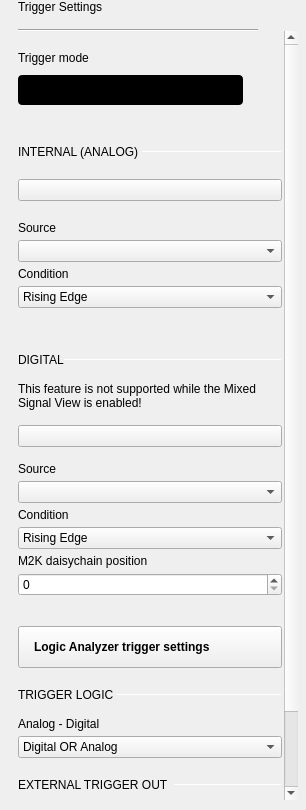
<?xml version="1.0" encoding="UTF-8"?>
<ui version="4.0">
 <class>TriggerSettings</class>
 <widget class="QWidget" name="TriggerSettings">
  <property name="geometry">
   <rect>
    <x>0</x>
    <y>0</y>
    <width>306</width>
    <height>810</height>
   </rect>
  </property>
  <property name="sizePolicy">
   <sizepolicy hsizetype="Minimum" vsizetype="Fixed">
    <horstretch>0</horstretch>
    <verstretch>0</verstretch>
   </sizepolicy>
  </property>
  <property name="minimumSize">
   <size>
    <width>0</width>
    <height>0</height>
   </size>
  </property>
  <property name="maximumSize">
   <size>
    <width>306</width>
    <height>16777215</height>
   </size>
  </property>
  <property name="windowTitle">
   <string>Form</string>
  </property>
  <layout class="QVBoxLayout" name="verticalLayout">
   <property name="spacing">
    <number>0</number>
   </property>
   <property name="leftMargin">
    <number>18</number>
   </property>
   <property name="topMargin">
    <number>0</number>
   </property>
   <property name="rightMargin">
    <number>8</number>
   </property>
   <property name="bottomMargin">
    <number>0</number>
   </property>
   <item>
    <widget class="QLabel" name="label_title">
     <property name="text">
      <string>Trigger Settings</string>
     </property>
     <property name="general_settings_label" stdset="0">
      <bool>true</bool>
     </property>
    </widget>
   </item>
   <item>
    <spacer name="verticalSpacer_2">
     <property name="orientation">
      <enum>Qt::Vertical</enum>
     </property>
     <property name="sizeType">
      <enum>QSizePolicy::Fixed</enum>
     </property>
     <property name="sizeHint" stdset="0">
      <size>
       <width>0</width>
       <height>15</height>
      </size>
     </property>
    </spacer>
   </item>
   <item>
    <widget class="Line" name="line_under_title">
     <property name="minimumSize">
      <size>
       <width>240</width>
       <height>2</height>
      </size>
     </property>
     <property name="maximumSize">
      <size>
       <width>240</width>
       <height>2</height>
      </size>
     </property>
     <property name="orientation">
      <enum>Qt::Horizontal</enum>
     </property>
     <property name="blue_line" stdset="0">
      <bool>true</bool>
     </property>
    </widget>
   </item>
   <item>
    <widget class="QScrollArea" name="scrollArea">
     <property name="frameShape">
      <enum>QFrame::NoFrame</enum>
     </property>
     <property name="horizontalScrollBarPolicy">
      <enum>Qt::ScrollBarAlwaysOff</enum>
     </property>
     <property name="widgetResizable">
      <bool>true</bool>
     </property>
     <widget class="QWidget" name="scrollAreaWidgetContents">
      <property name="geometry">
       <rect>
        <x>0</x>
        <y>0</y>
        <width>266</width>
        <height>958</height>
       </rect>
      </property>
      <layout class="QVBoxLayout" name="verticalLayout_4">
       <property name="spacing">
        <number>20</number>
       </property>
       <property name="leftMargin">
        <number>0</number>
       </property>
       <property name="topMargin">
        <number>0</number>
       </property>
       <property name="rightMargin">
        <number>2</number>
       </property>
       <property name="bottomMargin">
        <number>0</number>
       </property>
       <item>
        <layout class="QVBoxLayout" name="verticalLayout_11">
         <property name="spacing">
          <number>10</number>
         </property>
         <property name="topMargin">
          <number>20</number>
         </property>
         <property name="bottomMargin">
          <number>10</number>
         </property>
         <item>
          <widget class="QLabel" name="label">
           <property name="text">
            <string>Trigger mode</string>
           </property>
          </widget>
         </item>
         <item>
          <layout class="QHBoxLayout" name="horizontalLayout">
           <property name="spacing">
            <number>20</number>
           </property>
           <property name="bottomMargin">
            <number>10</number>
           </property>
           <item>
            <widget class="adiscope::CustomSwitch" name="btnTrigger">
             <property name="styleSheet">
              <string notr="true">QPushButton {
min-height: 30px;
max-height: 30px;
min-width: 225px;
max-width: 225px;
background-color: black;
border-radius: 4px;
}

QPushButton:disabled {
background-color: qlineargradient(spread:pad, x1:0.5, y1:0, x2:0.501, y2:0, stop:0 #727273, stop:1 #141416);
}

QWidget#handle {
min-height: 30px;
max-height: 30px;
min-width: 115px;
max-width: 115px;
background-color: #4a64ff;
border-radius: 2px;
}

QWidget#handle:disabled {
background-color: #aaaaaa;
}

QLabel {
margin-top: 6px;
background-color: transparent;
line-height: 19px;
}

QLabel#on {
margin-top: 0px;
min-height:30px;
max-height:30px;
min-width:112px;
max-width:112px;
qproperty-alignment: AlignCenter AlignCenter;
margin-left: 0px;
color: white;
}

QLabel#on:disabled {
color: rgba(255,255,255,102);
}

QLabel#off {
margin-top: 0px;
min-height:30px;
max-height:30px;
min-width:113px;
max-width:113px;
margin-left: 112px;
color: white;
qproperty-alignment: AlignCenter AlignCenter;
}

QLabel#off:disabled {
color: rgba(255,255,255,51);
}
</string>
             </property>
             <property name="text">
              <string/>
             </property>
             <property name="leftText" stdset="0">
              <string>auto</string>
             </property>
             <property name="rightText" stdset="0">
              <string>normal</string>
             </property>
             <property name="duration_ms" stdset="0">
              <number>0</number>
             </property>
             <property name="polarity" stdset="0">
              <bool>true</bool>
             </property>
            </widget>
           </item>
           <item>
            <spacer name="horizontalSpacer">
             <property name="orientation">
              <enum>Qt::Horizontal</enum>
             </property>
             <property name="sizeHint" stdset="0">
              <size>
               <width>0</width>
               <height>0</height>
              </size>
             </property>
            </spacer>
           </item>
          </layout>
         </item>
        </layout>
       </item>
       <item>
        <layout class="QVBoxLayout" name="verticalLayout_6">
         <property name="spacing">
          <number>20</number>
         </property>
         <property name="topMargin">
          <number>0</number>
         </property>
         <property name="bottomMargin">
          <number>15</number>
         </property>
         <item>
          <layout class="QHBoxLayout" name="horizontalLayout_4">
           <property name="spacing">
            <number>0</number>
           </property>
           <property name="topMargin">
            <number>0</number>
           </property>
           <property name="bottomMargin">
            <number>0</number>
           </property>
           <item>
            <widget class="QLabel" name="label_2">
             <property name="sizePolicy">
              <sizepolicy hsizetype="Fixed" vsizetype="Fixed">
               <horstretch>0</horstretch>
               <verstretch>0</verstretch>
              </sizepolicy>
             </property>
             <property name="styleSheet">
              <string notr="true"/>
             </property>
             <property name="text">
              <string>INTERNAL (ANALOG) </string>
             </property>
             <property name="subsection_label" stdset="0">
              <bool>true</bool>
             </property>
            </widget>
           </item>
           <item>
            <widget class="Line" name="line">
             <property name="minimumSize">
              <size>
               <width>0</width>
               <height>1</height>
              </size>
             </property>
             <property name="maximumSize">
              <size>
               <width>16777215</width>
               <height>1</height>
              </size>
             </property>
             <property name="styleSheet">
              <string notr="true"/>
             </property>
             <property name="orientation">
              <enum>Qt::Horizontal</enum>
             </property>
             <property name="subsection_line" stdset="0">
              <bool>true</bool>
             </property>
            </widget>
           </item>
          </layout>
         </item>
         <item>
          <widget class="adiscope::CustomSwitch" name="intern_en">
           <property name="text">
            <string/>
           </property>
           <property name="checkable">
            <bool>true</bool>
           </property>
          </widget>
         </item>
         <item>
          <widget class="QWidget" name="analog_controls" native="true">
           <layout class="QVBoxLayout" name="verticalLayout_2">
            <property name="spacing">
             <number>10</number>
            </property>
            <property name="leftMargin">
             <number>0</number>
            </property>
            <property name="topMargin">
             <number>0</number>
            </property>
            <property name="rightMargin">
             <number>0</number>
            </property>
            <property name="bottomMargin">
             <number>0</number>
            </property>
            <item>
             <layout class="QVBoxLayout" name="verticalLayout_9">
              <property name="spacing">
               <number>5</number>
              </property>
              <property name="topMargin">
               <number>0</number>
              </property>
              <item>
               <layout class="QGridLayout" name="gridLayout">
                <property name="topMargin">
                 <number>0</number>
                </property>
                <property name="horizontalSpacing">
                 <number>3</number>
                </property>
                <item row="0" column="0">
                 <widget class="QLabel" name="lbl_source">
                  <property name="sizePolicy">
                   <sizepolicy hsizetype="Minimum" vsizetype="Fixed">
                    <horstretch>0</horstretch>
                    <verstretch>0</verstretch>
                   </sizepolicy>
                  </property>
                  <property name="text">
                   <string>Source</string>
                  </property>
                 </widget>
                </item>
                <item row="1" column="0">
                 <widget class="QComboBox" name="cmb_source">
                  <property name="sizePolicy">
                   <sizepolicy hsizetype="Minimum" vsizetype="Fixed">
                    <horstretch>0</horstretch>
                    <verstretch>0</verstretch>
                   </sizepolicy>
                  </property>
                  <property name="currentIndex">
                   <number>-1</number>
                  </property>
                 </widget>
                </item>
               </layout>
              </item>
              <item>
               <widget class="QLabel" name="lbl_condition">
                <property name="sizePolicy">
                 <sizepolicy hsizetype="Minimum" vsizetype="Fixed">
                  <horstretch>0</horstretch>
                  <verstretch>0</verstretch>
                 </sizepolicy>
                </property>
                <property name="text">
                 <string>Condition</string>
                </property>
               </widget>
              </item>
              <item>
               <widget class="QComboBox" name="cmb_condition">
                <property name="sizePolicy">
                 <sizepolicy hsizetype="Minimum" vsizetype="Fixed">
                  <horstretch>0</horstretch>
                  <verstretch>0</verstretch>
                 </sizepolicy>
                </property>
                <property name="currentIndex">
                 <number>0</number>
                </property>
                <item>
                 <property name="text">
                  <string>Rising Edge</string>
                 </property>
                </item>
                <item>
                 <property name="text">
                  <string>Falling Edge</string>
                 </property>
                </item>
                <item>
                 <property name="text">
                  <string>Low</string>
                 </property>
                </item>
                <item>
                 <property name="text">
                  <string>High</string>
                 </property>
                </item>
               </widget>
              </item>
             </layout>
            </item>
            <item>
             <spacer name="verticalSpacer_4">
              <property name="orientation">
               <enum>Qt::Vertical</enum>
              </property>
              <property name="sizeType">
               <enum>QSizePolicy::Fixed</enum>
              </property>
              <property name="sizeHint" stdset="0">
               <size>
                <width>0</width>
                <height>10</height>
               </size>
              </property>
             </spacer>
            </item>
            <item>
             <layout class="QVBoxLayout" name="controlsLayout">
              <property name="spacing">
               <number>5</number>
              </property>
             </layout>
            </item>
           </layout>
          </widget>
         </item>
        </layout>
       </item>
       <item>
        <layout class="QVBoxLayout" name="verticalLayout_8">
         <property name="spacing">
          <number>15</number>
         </property>
         <property name="topMargin">
          <number>0</number>
         </property>
         <property name="bottomMargin">
          <number>10</number>
         </property>
         <item>
          <layout class="QHBoxLayout" name="horizontalLayout_5">
           <property name="spacing">
            <number>0</number>
           </property>
           <property name="topMargin">
            <number>0</number>
           </property>
           <property name="bottomMargin">
            <number>0</number>
           </property>
           <item>
            <widget class="QLabel" name="label_3">
             <property name="sizePolicy">
              <sizepolicy hsizetype="Fixed" vsizetype="Fixed">
               <horstretch>0</horstretch>
               <verstretch>0</verstretch>
              </sizepolicy>
             </property>
             <property name="text">
              <string>DIGITAL</string>
             </property>
             <property name="subsection_label" stdset="0">
              <bool>true</bool>
             </property>
            </widget>
           </item>
           <item>
            <widget class="Line" name="line_2">
             <property name="minimumSize">
              <size>
               <width>0</width>
               <height>1</height>
              </size>
             </property>
             <property name="maximumSize">
              <size>
               <width>16777215</width>
               <height>1</height>
              </size>
             </property>
             <property name="orientation">
              <enum>Qt::Horizontal</enum>
             </property>
             <property name="subsection_line" stdset="0">
              <bool>true</bool>
             </property>
            </widget>
           </item>
          </layout>
         </item>
         <item>
          <widget class="QLabel" name="mixedSignalLbl">
           <property name="text">
            <string>This feature is not supported while the Mixed Signal View is enabled!</string>
           </property>
           <property name="wordWrap">
            <bool>true</bool>
           </property>
           <property name="general_settings_label" stdset="0">
            <bool>true</bool>
           </property>
          </widget>
         </item>
         <item>
          <widget class="adiscope::CustomSwitch" name="extern_en">
           <property name="text">
            <string/>
           </property>
           <property name="checkable">
            <bool>true</bool>
           </property>
          </widget>
         </item>
         <item>
          <widget class="QWidget" name="digital_controls" native="true">
           <layout class="QVBoxLayout" name="verticalLayout_3">
            <property name="spacing">
             <number>5</number>
            </property>
            <property name="leftMargin">
             <number>0</number>
            </property>
            <property name="topMargin">
             <number>0</number>
            </property>
            <property name="rightMargin">
             <number>0</number>
            </property>
            <property name="bottomMargin">
             <number>0</number>
            </property>
            <item>
             <widget class="QLabel" name="label_6">
              <property name="text">
               <string>Source</string>
              </property>
             </widget>
            </item>
            <item>
             <widget class="QComboBox" name="cmb_extern_src"/>
            </item>
            <item>
             <widget class="QLabel" name="lbl_extern_condition">
              <property name="sizePolicy">
               <sizepolicy hsizetype="Minimum" vsizetype="Fixed">
                <horstretch>0</horstretch>
                <verstretch>0</verstretch>
               </sizepolicy>
              </property>
              <property name="text">
               <string>Condition</string>
              </property>
             </widget>
            </item>
            <item>
             <widget class="QComboBox" name="cmb_extern_condition">
              <property name="sizePolicy">
               <sizepolicy hsizetype="Minimum" vsizetype="Fixed">
                <horstretch>0</horstretch>
                <verstretch>0</verstretch>
               </sizepolicy>
              </property>
              <property name="currentIndex">
               <number>0</number>
              </property>
              <item>
               <property name="text">
                <string>Rising Edge</string>
               </property>
              </item>
              <item>
               <property name="text">
                <string>Falling Edge</string>
               </property>
              </item>
              <item>
               <property name="text">
                <string>Low</string>
               </property>
              </item>
              <item>
               <property name="text">
                <string>High</string>
               </property>
              </item>
              <item>
               <property name="text">
                <string>Any Edge</string>
               </property>
              </item>
             </widget>
            </item>
            <item>
             <widget class="QLabel" name="label_daisyChain">
              <property name="text">
               <string>M2K daisychain position</string>
              </property>
             </widget>
            </item>
            <item>
             <widget class="QSpinBox" name="spin_daisyChain"/>
            </item>
           </layout>
          </widget>
         </item>
        </layout>
       </item>
       <item>
        <widget class="QPushButton" name="btnLogicAnalyzerTriggers">
         <property name="styleSheet">
          <string notr="true">QPushButton {

  height: 40px;

  text-align: left;
  font-weight: bold;
  padding-left: 15px;
  padding-right: 15px;

}</string>
         </property>
         <property name="text">
          <string>Logic Analyzer trigger settings</string>
         </property>
         <property name="blue_button" stdset="0">
          <bool>true</bool>
         </property>
        </widget>
       </item>
       <item>
        <widget class="QWidget" name="trigger_logic_controls" native="true">
         <property name="minimumSize">
          <size>
           <width>0</width>
           <height>0</height>
          </size>
         </property>
         <property name="maximumSize">
          <size>
           <width>16777215</width>
           <height>16777215</height>
          </size>
         </property>
         <layout class="QVBoxLayout" name="verticalLayout_7">
          <property name="spacing">
           <number>15</number>
          </property>
          <property name="leftMargin">
           <number>0</number>
          </property>
          <property name="topMargin">
           <number>0</number>
          </property>
          <property name="rightMargin">
           <number>0</number>
          </property>
          <property name="bottomMargin">
           <number>0</number>
          </property>
          <item>
           <layout class="QHBoxLayout" name="horizontalLayout_6">
            <property name="spacing">
             <number>0</number>
            </property>
            <property name="topMargin">
             <number>0</number>
            </property>
            <item>
             <widget class="QLabel" name="label_4">
              <property name="sizePolicy">
               <sizepolicy hsizetype="Fixed" vsizetype="Fixed">
                <horstretch>0</horstretch>
                <verstretch>0</verstretch>
               </sizepolicy>
              </property>
              <property name="text">
               <string>TRIGGER LOGIC </string>
              </property>
              <property name="subsection_label" stdset="0">
               <bool>true</bool>
              </property>
             </widget>
            </item>
            <item>
             <widget class="Line" name="line_3">
              <property name="minimumSize">
               <size>
                <width>0</width>
                <height>1</height>
               </size>
              </property>
              <property name="maximumSize">
               <size>
                <width>16777215</width>
                <height>1</height>
               </size>
              </property>
              <property name="orientation">
               <enum>Qt::Horizontal</enum>
              </property>
              <property name="subsection_line" stdset="0">
               <bool>true</bool>
              </property>
             </widget>
            </item>
           </layout>
          </item>
          <item>
           <layout class="QVBoxLayout" name="verticalLayout_5">
            <property name="spacing">
             <number>5</number>
            </property>
            <property name="topMargin">
             <number>0</number>
            </property>
            <item>
             <widget class="QLabel" name="lbl_analog_extern">
              <property name="sizePolicy">
               <sizepolicy hsizetype="Minimum" vsizetype="Fixed">
                <horstretch>0</horstretch>
                <verstretch>0</verstretch>
               </sizepolicy>
              </property>
              <property name="text">
               <string>Analog - Digital</string>
              </property>
             </widget>
            </item>
            <item>
             <widget class="QComboBox" name="cmb_analog_extern">
              <property name="sizePolicy">
               <sizepolicy hsizetype="Minimum" vsizetype="Fixed">
                <horstretch>0</horstretch>
                <verstretch>0</verstretch>
               </sizepolicy>
              </property>
              <property name="currentIndex">
               <number>0</number>
              </property>
              <item>
               <property name="text">
                <string>Digital OR Analog</string>
               </property>
              </item>
              <item>
               <property name="text">
                <string>Digital AND Analog</string>
               </property>
              </item>
              <item>
               <property name="text">
                <string>Digital XOR Analog</string>
               </property>
              </item>
              <item>
               <property name="text">
                <string>!Digital OR Analog</string>
               </property>
              </item>
              <item>
               <property name="text">
                <string>!Digital AND Analog</string>
               </property>
              </item>
              <item>
               <property name="text">
                <string>!Digital XOR Analog</string>
               </property>
              </item>
             </widget>
            </item>
           </layout>
          </item>
         </layout>
        </widget>
       </item>
       <item>
        <layout class="QVBoxLayout" name="verticalLayout_10">
         <property name="topMargin">
          <number>0</number>
         </property>
         <item>
          <layout class="QHBoxLayout" name="horizontalLayout_2">
           <property name="spacing">
            <number>5</number>
           </property>
           <property name="bottomMargin">
            <number>0</number>
           </property>
           <item>
            <widget class="QLabel" name="label_5">
             <property name="text">
              <string>EXTERNAL TRIGGER OUT</string>
             </property>
             <property name="subsection_label" stdset="0">
              <bool>true</bool>
             </property>
            </widget>
           </item>
           <item>
            <widget class="Line" name="line_4">
             <property name="minimumSize">
              <size>
               <width>0</width>
               <height>1</height>
              </size>
             </property>
             <property name="maximumSize">
              <size>
               <width>16777215</width>
               <height>1</height>
              </size>
             </property>
             <property name="frameShadow">
              <enum>QFrame::Sunken</enum>
             </property>
             <property name="orientation">
              <enum>Qt::Horizontal</enum>
             </property>
             <property name="subsection_line" stdset="0">
              <bool>true</bool>
             </property>
            </widget>
           </item>
          </layout>
         </item>
         <item>
          <widget class="adiscope::CustomSwitch" name="extern_to_en">
           <property name="text">
            <string/>
           </property>
          </widget>
         </item>
         <item>
          <widget class="QWidget" name="external_to_controls" native="true">
           <property name="minimumSize">
            <size>
             <width>0</width>
             <height>0</height>
            </size>
           </property>
           <layout class="QHBoxLayout" name="horizontalLayout_3">
            <property name="spacing">
             <number>0</number>
            </property>
            <property name="leftMargin">
             <number>0</number>
            </property>
            <property name="topMargin">
             <number>0</number>
            </property>
            <property name="rightMargin">
             <number>0</number>
            </property>
            <property name="bottomMargin">
             <number>0</number>
            </property>
            <item>
             <widget class="QComboBox" name="cmb_extern_to_src">
              <property name="enabled">
               <bool>false</bool>
              </property>
             </widget>
            </item>
           </layout>
          </widget>
         </item>
        </layout>
       </item>
       <item>
        <spacer name="verticalSpacer_3">
         <property name="orientation">
          <enum>Qt::Vertical</enum>
         </property>
         <property name="sizeHint" stdset="0">
          <size>
           <width>0</width>
           <height>10</height>
          </size>
         </property>
        </spacer>
       </item>
      </layout>
      <zorder></zorder>
      <zorder>verticalSpacer_3</zorder>
      <zorder></zorder>
      <zorder>trigger_logic_controls</zorder>
      <zorder>btnLogicAnalyzerTriggers</zorder>
     </widget>
    </widget>
   </item>
   <item>
    <spacer name="verticalSpacer">
     <property name="orientation">
      <enum>Qt::Vertical</enum>
     </property>
     <property name="sizeType">
      <enum>QSizePolicy::Fixed</enum>
     </property>
     <property name="sizeHint" stdset="0">
      <size>
       <width>0</width>
       <height>10</height>
      </size>
     </property>
    </spacer>
   </item>
  </layout>
 </widget>
 <customwidgets>
  <customwidget>
   <class>adiscope::CustomSwitch</class>
   <extends>QPushButton</extends>
   <header>gui/customSwitch.hpp</header>
  </customwidget>
 </customwidgets>
 <resources/>
 <connections/>
</ui>
